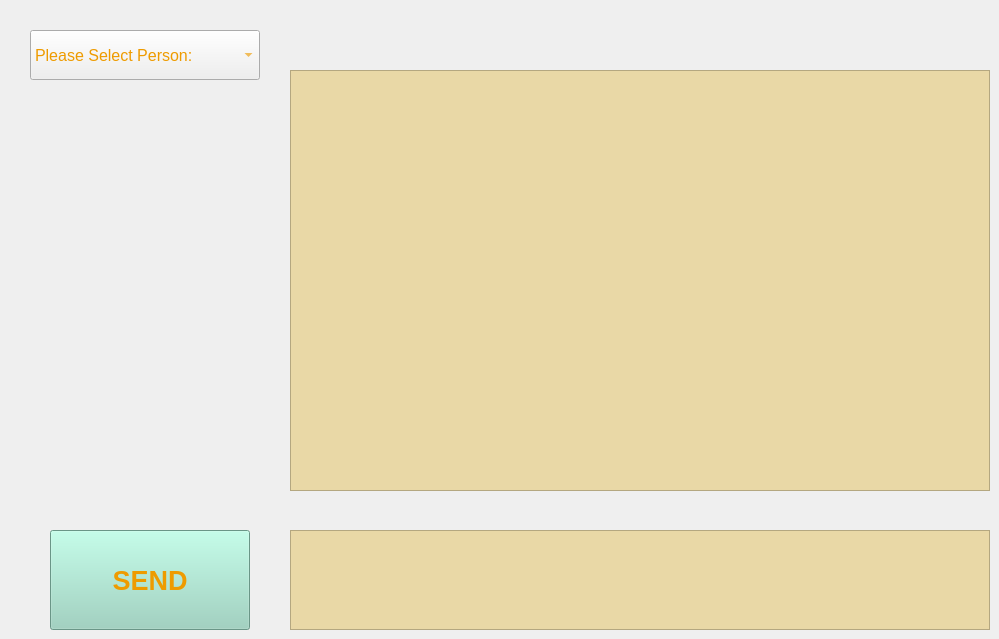
    <widget class="QWidget" name="student_dance">
     <attribute name="title">
      <string>Chat</string>
     </attribute>
     <widget class="QComboBox" name="chat_list">
      <property name="geometry">
       <rect>
        <x>30</x>
        <y>30</y>
        <width>230</width>
        <height>50</height>
       </rect>
      </property>
      <property name="minimumSize">
       <size>
        <width>230</width>
        <height>50</height>
       </size>
      </property>
      <property name="font">
       <font>
        <pointsize>12</pointsize>
       </font>
      </property>
      <property name="styleSheet">
       <string notr="true">color: rgb(238, 155, 0);</string>
      </property>
      <item>
       <property name="text">
        <string>Please Select Person:</string>
       </property>
      </item>
      <item>
       <property name="text">
        <string>None</string>
       </property>
      </item>
      <item>
       <property name="text">
        <string>None</string>
       </property>
      </item>
      <item>
       <property name="text">
        <string>None</string>
       </property>
      </item>
      <item>
       <property name="text">
        <string>None</string>
       </property>
      </item>
      <item>
       <property name="text">
        <string>None</string>
       </property>
      </item>
      <item>
       <property name="text">
        <string>None</string>
       </property>
      </item>
      <item>
       <property name="text">
        <string>None</string>
       </property>
      </item>
      <item>
       <property name="text">
        <string>None</string>
       </property>
      </item>
      <item>
       <property name="text">
        <string>None</string>
       </property>
      </item>
      <item>
       <property name="text">
        <string>None</string>
       </property>
      </item>
     </widget>
     <widget class="QTextEdit" name="teacher_chat_message_panel">
      <property name="geometry">
       <rect>
        <x>290</x>
        <y>70</y>
        <width>700</width>
        <height>421</height>
       </rect>
      </property>
      <property name="minimumSize">
       <size>
        <width>700</width>
        <height>0</height>
       </size>
      </property>
      <property name="maximumSize">
       <size>
        <width>700</width>
        <height>16777215</height>
       </size>
      </property>
      <property name="styleSheet">
       <string notr="true">background-color: rgb(233, 216, 166);</string>
      </property>
     </widget>
     <widget class="QTextEdit" name="teacher_chat_message">
      <property name="geometry">
       <rect>
        <x>290</x>
        <y>530</y>
        <width>700</width>
        <height>100</height>
       </rect>
      </property>
      <property name="minimumSize">
       <size>
        <width>700</width>
        <height>100</height>
       </size>
      </property>
      <property name="maximumSize">
       <size>
        <width>700</width>
        <height>100</height>
       </size>
      </property>
      <property name="styleSheet">
       <string notr="true">background-color: rgb(233, 216, 166);</string>
      </property>
     </widget>
     <widget class="QPushButton" name="teacher_chat_send_button">
      <property name="geometry">
       <rect>
        <x>50</x>
        <y>530</y>
        <width>200</width>
        <height>100</height>
       </rect>
      </property>
      <property name="minimumSize">
       <size>
        <width>200</width>
        <height>100</height>
       </size>
      </property>
      <property name="font">
       <font>
        <pointsize>20</pointsize>
        <weight>75</weight>
        <bold>true</bold>
       </font>
      </property>
      <property name="styleSheet">
       <string notr="true">color: rgb(238, 155, 0);
background-color: rgb(148, 210, 189);</string>
      </property>
      <property name="text">
       <string>SEND</string>
      </property>
     </widget>
    </widget>
